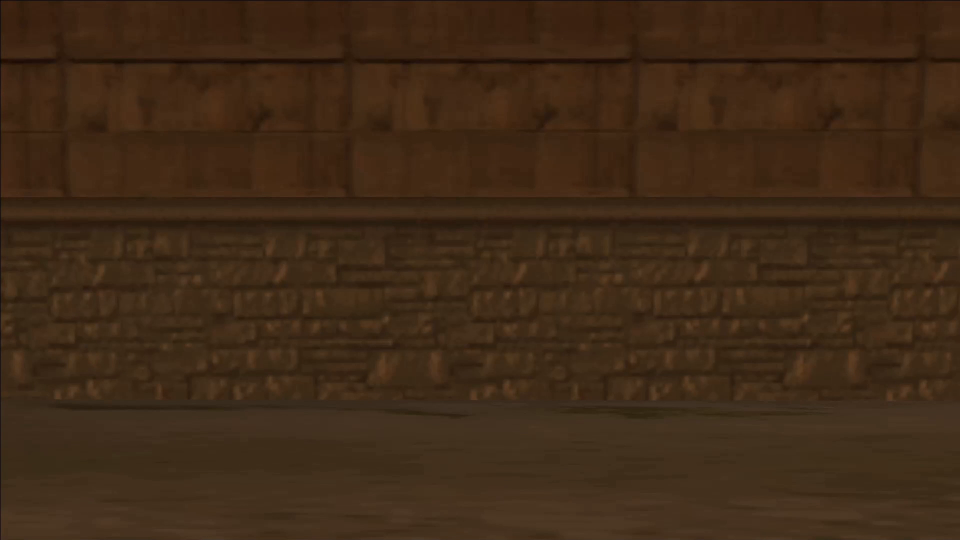
#> input picture frame 66 of agv_tasks_all/agv_task_1/opticalflow.mp4, 1920 x 1080 px (shown at 1/2 size)
$ python dense_opt.py
#> lines starting #> are read from the running program, lines starting #| are printed output that depends on the picture
import cv2 as cv
import numpy as np

# The video feed is read in as a VideoCapture object
cap = cv.VideoCapture("opticalflow.mp4")
# ret = a boolean return value from getting the frame, first_frame = the first frame in the entire video sequence
ret, first_frame = cap.read()
#> first_frame is the input picture: shape (1080, 1920, 3); mean B, G, R 23.2, 42, 63.2
# Converts frame to grayscale because we only need the luminance channel for detecting edges - less computationally expensive
prev_gray = cv.cvtColor(first_frame, cv.COLOR_BGR2GRAY)
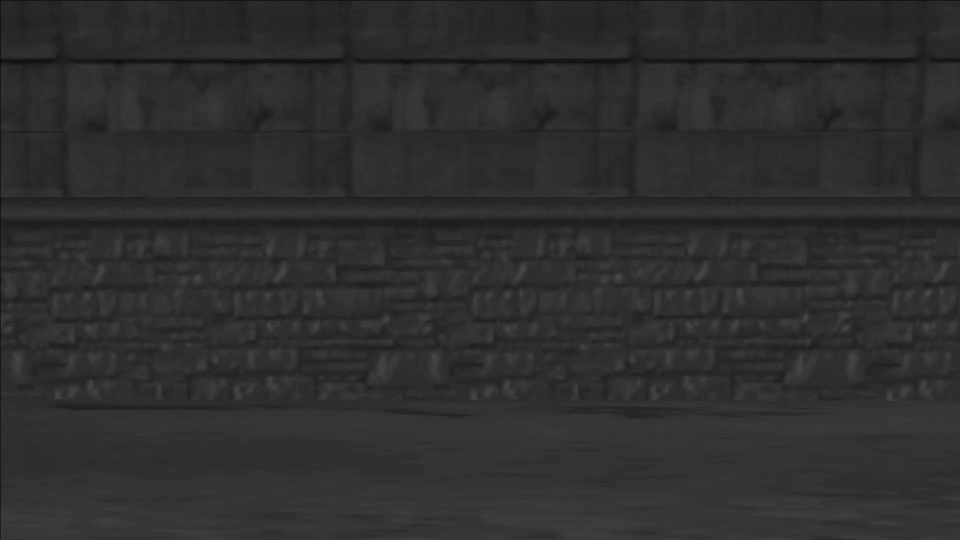
#> prev_gray: shape (1080, 1920) (shown at 1/2 size); min 1, max 74, mean 46.3
# Creates an image filled with zero intensities with the same dimensions as the frame
mask = np.zeros_like(first_frame)
# Sets image saturation to maximum
mask[..., 1] = 255

while(cap.isOpened()):
    # ret = a boolean return value from getting the frame, frame = the current frame being projected in the video
    ret, frame = cap.read()
    # Opens a new window and displays the input frame
    cv.imshow("input", frame)
    # Converts each frame to grayscale - we previously only converted the first frame to grayscale
    gray = cv.cvtColor(frame, cv.COLOR_BGR2GRAY)
    # Calculates dense optical flow by Farneback method
    # https://docs.opencv.org/3.0-beta/modules/video/doc/motion_analysis_and_object_tracking.html#calcopticalflowfarneback
    flow = cv.calcOpticalFlowFarneback(prev_gray, gray, None, 0.5, 3, 15, 3, 5, 1.2, 0)
    # Computes the magnitude and angle of the 2D vectors
    magnitude, angle = cv.cartToPolar(flow[..., 0], flow[..., 1])
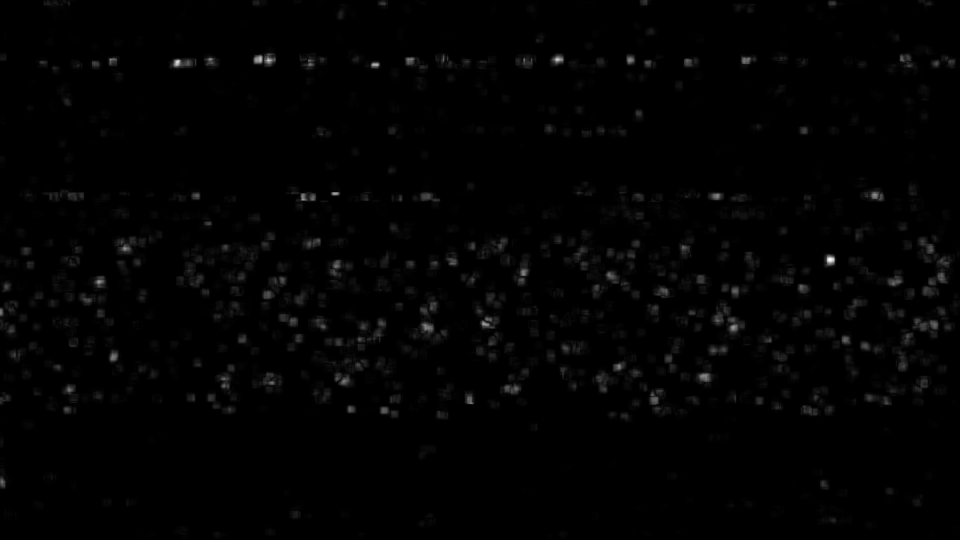
#> magnitude: shape (1080, 1920) float32 (shown at 1/2 size); min 0, max 0.285, mean 0.00303; drawn with min black and max white
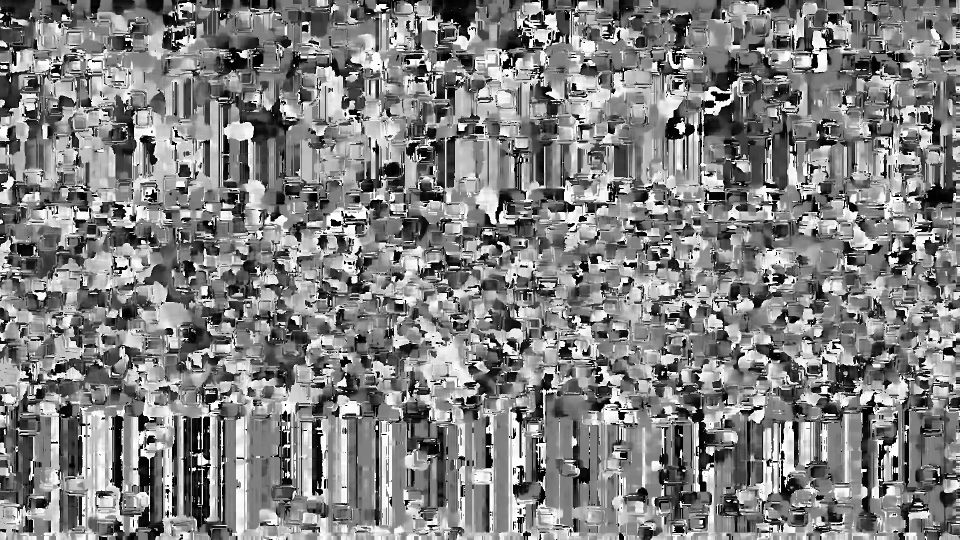
#> angle: shape (1080, 1920) float32 (shown at 1/2 size); min 6.95e-14, max 6.28, mean 3.19; drawn with min black and max white
    # Sets image hue according to the optical flow direction
    mask[..., 0] = angle * 180 / np.pi / 2
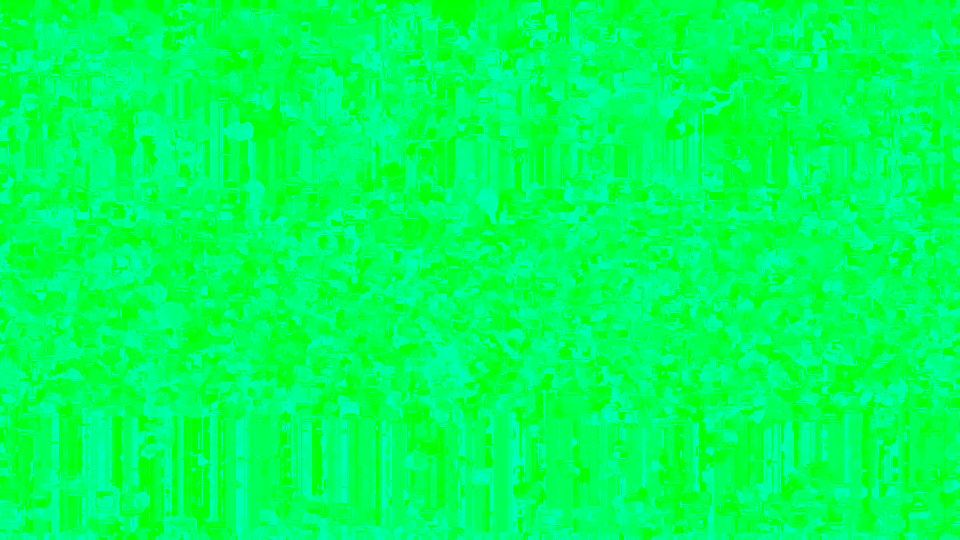
#> mask: shape (1080, 1920, 3) (shown at 1/2 size); mean of channels 0, 1, 2 90.8, 255, 0; drawn as B, G, R
    # Sets image value according to the optical flow magnitude (normalized)
    mask[..., 2] = cv.normalize(magnitude, None, 0, 255, cv.NORM_MINMAX)
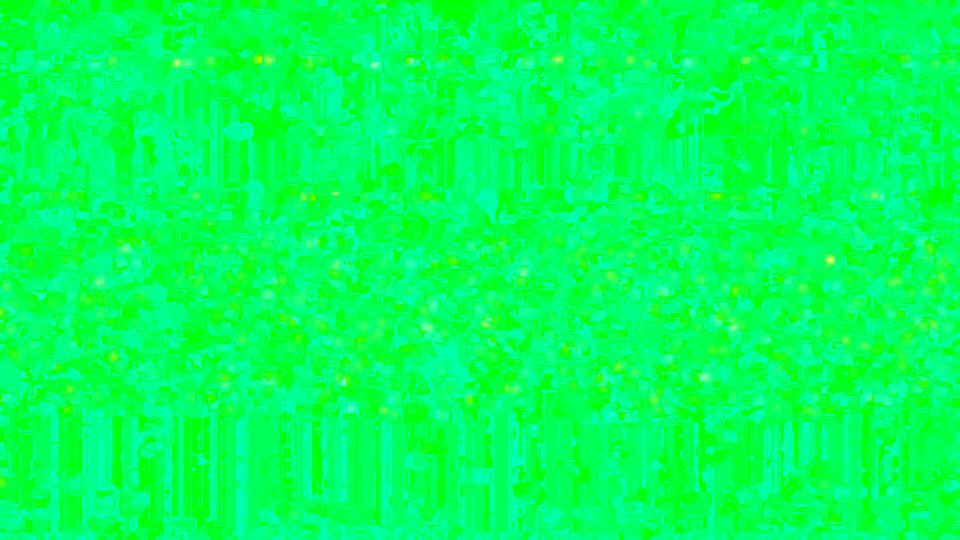
#> mask: shape (1080, 1920, 3) (shown at 1/2 size); mean of channels 0, 1, 2 90.8, 255, 2.6; drawn as B, G, R
    # Converts HSV to RGB (BGR) color representation
    rgb = cv.cvtColor(mask, cv.COLOR_HSV2BGR)
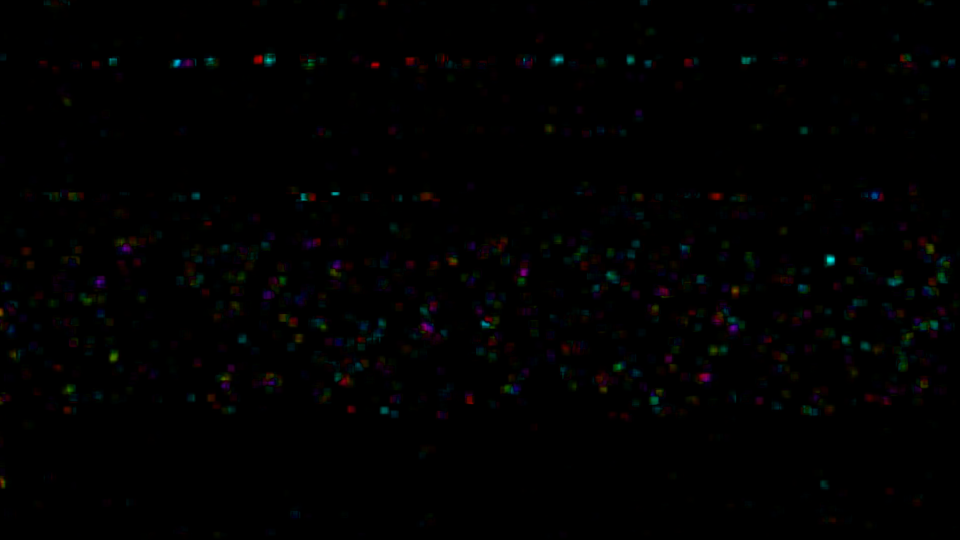
#> rgb: shape (1080, 1920, 3) (shown at 1/2 size); mean B, G, R 1.3, 1.2, 1.2
    # Opens a new window and displays the output frame
    cv.imshow("dense optical flow", rgb)
    # Updates previous frame
    prev_gray = gray
    # Frames are read by intervals of 1 millisecond. The programs breaks out of the while loop when the user presses the 'q' key
    if cv.waitKey(1) & 0xFF == ord('q'):
#> (key q is pressed here)
        break
# The following frees up resources and closes all windows
cap.release()
cv.destroyAllWindows()

$ run again, starting later in the video
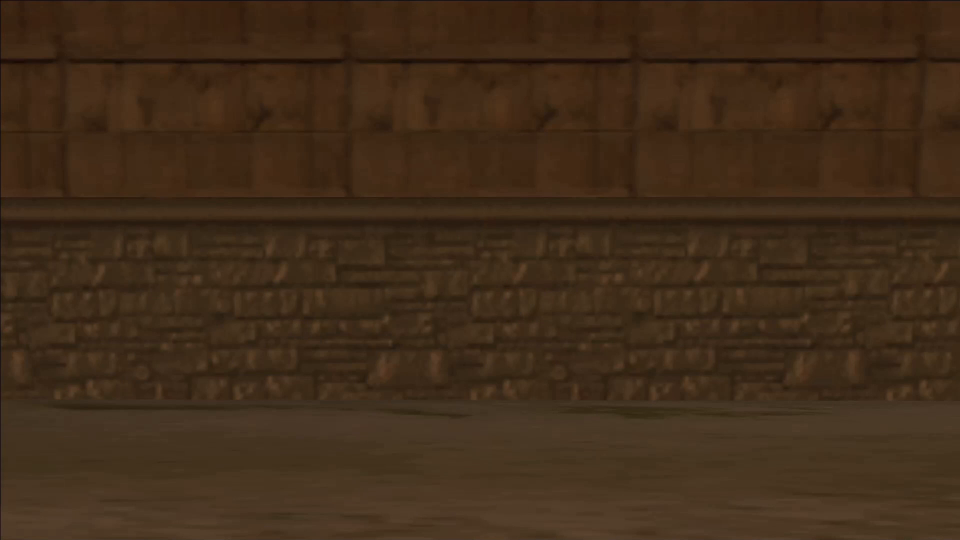
#> input picture frame 528 of agv_tasks_all/agv_task_1/opticalflow.mp4, 1920 x 1080 px (shown at 1/2 size)
#> first_frame is the input picture: shape (1080, 1920, 3); mean B, G, R 25.8, 44.5, 64.5
#> `magnitude, angle = cv.cartToPolar(flow[..., 0], flow[..., 1])`:
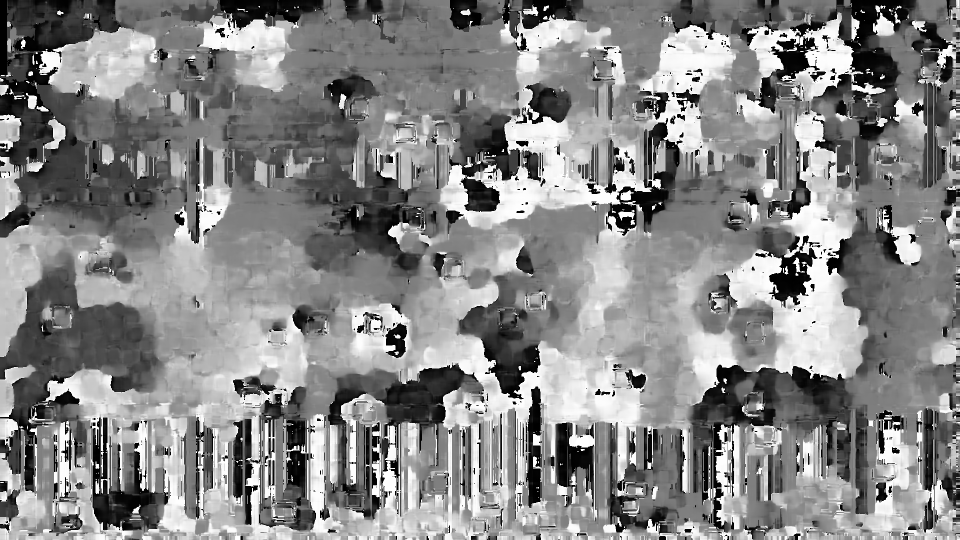
#> angle: shape (1080, 1920) float32 (shown at 1/2 size); min 0, max 6.28, mean 3.31; drawn with min black and max white
#> `mask[..., 2] = cv.normalize(magnitude, None, 0, 255, cv.NORM_MINMAX)`:
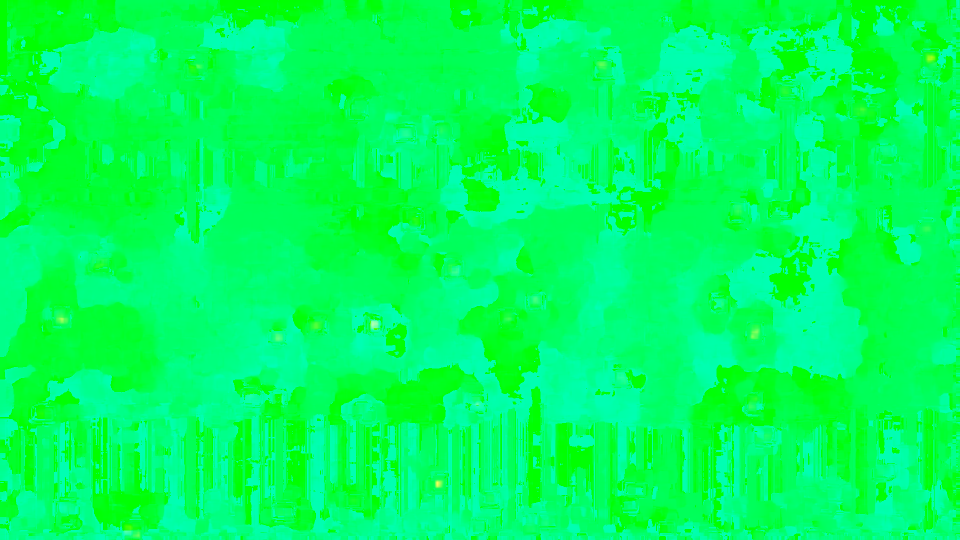
#> mask: shape (1080, 1920, 3) (shown at 1/2 size); mean of channels 0, 1, 2 94.4, 255, 0.2; drawn as B, G, R
